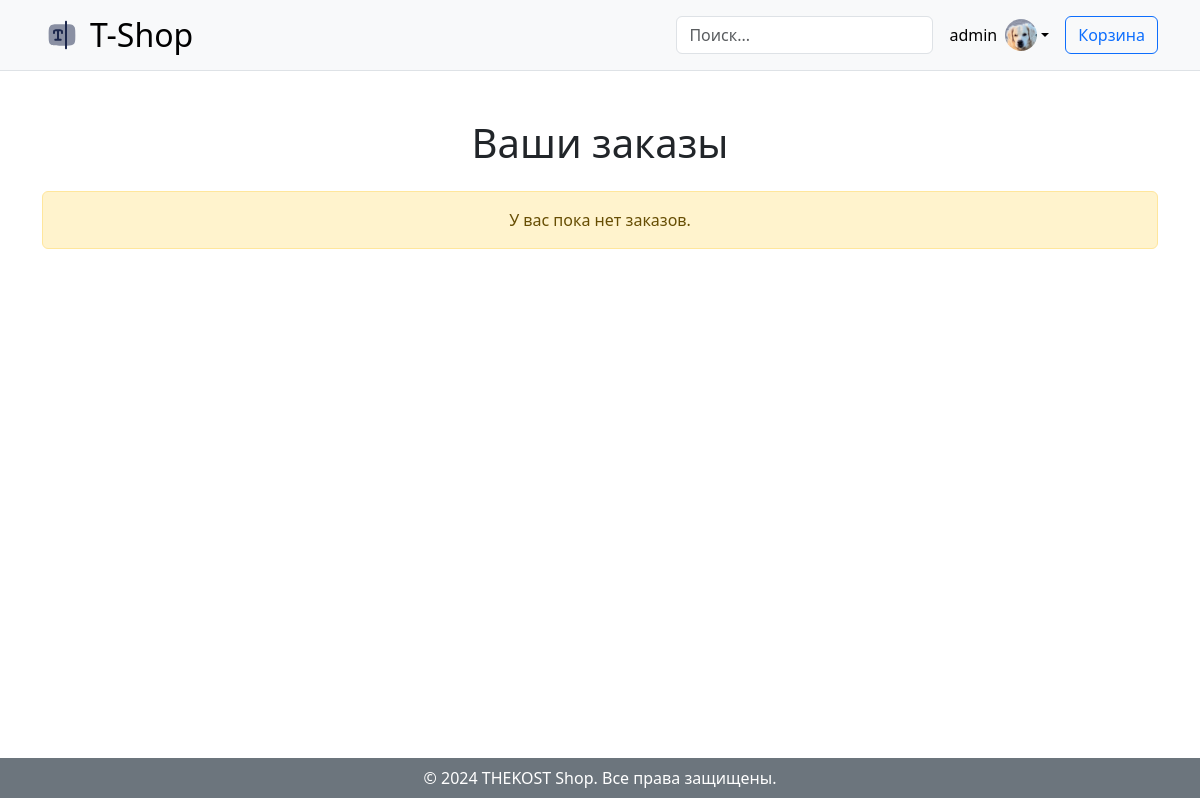
The page /shop/orders/ (signed in) on the database its author committed.
### user_profile/models.py (models this page shows, shortened)
class User(AbstractUser):
    email = models.EmailField(
        max_length=150,
        unique=True,
        error_messages={
            "unique": "Адрес электронной почты должен быть уникальным"
        }
    )
    profile_image = models.ImageField(
        null=True,
        blank=True,
        upload_to="profile_images"
    )
    followers = models.ManyToManyField("Follow")
    REQUIRED_FIELDS = ["email"]
    objects = CustomUserManager()
    def get_profile_picture(self):
        url = ""
        try:
            url = self.profile_image.url
        except:
            url = ""
        return url

### shop/views.py (the view, shortened to what this page needs)
# urls.py: path('orders/', UserOrdersView.as_view(), name='user_orders'),
class UserOrdersView(LoginRequiredMixin, View):
    def get(self, request):
        orders = Order.objects.filter(user=request.user).order_by('-created_at')
        orders_with_totals = []
        return render(request, 'shop/order/user_orders.html', {'orders_with_totals': orders_with_totals})

### blog/context_processors.py (called while the page is built)
def get_all_categories(request):
    categories = Category.objects.all()
    context = {
        "categories": categories
    }
    return context

### templates/shop/order/user_orders.html
{% extends 'shop/base/base.html' %}
{% block content %}
    <div class="container py-5">
        <h1 class="mb-4 text-center">Ваши заказы</h1>
        {% if orders_with_totals %}
            <div class="table-responsive">
                <table class="table table-bordered table-hover align-middle">
                    <thead class="table-dark">
                    <tr>
                        <th scope="col">Номер заказа</th>
                        <th scope="col">Дата</th>
                        <th scope="col">Статус</th>
                        <th scope="col">Сумма</th>
                        <th scope="col">Детали</th>
                    </tr>
                    </thead>
                    <tbody>
                    {% for entry in orders_with_totals %}
                        <tr>
                            <td>
                                <strong>#{{ entry.order.id }}</strong>
                            </td>
                            <td>{{ entry.order.created_at|date:"d.m.Y H:i" }}</td>
                            <td>
                                <span class="badge
                                    {% if entry.order.status == 'confirmation' %}
                                        bg-warning text-dark
                                    {% elif entry.order.status == 'in_transit' %}
                                        bg-info text-white
                                    {% elif entry.order.status == 'completed' %}
                                        bg-success
                                    {% endif %}
                                ">
                                    {{ entry.order.get_status_display }}
                                </span>
                            </td>
                            <td><strong>{{ entry.total_price }} ₽</strong></td>
                            <td>
                                <a href="{% url 'order_detail' entry.order.id %}" class="btn btn-secondary btn-sm">
                                    Посмотреть
                                </a>
                            </td>
                        </tr>
                    {% endfor %}
                    </tbody>
                </table>
            </div>
        {% else %}
            <div class="alert alert-warning text-center" role="alert">
                У вас пока нет заказов.
            </div>
        {% endif %}
    </div>
{% endblock %}

### templates/shop/base/header.html (shortened to what this page needs)
{% load static %}
<header class="p-3 bg-light border-bottom">
    <div class="container">
        <div class="d-flex flex-wrap align-items-center justify-content-center justify-content-lg-start">
            <a href="{% url 'shop' %}" class="d-flex align-items-center mb-2 mb-lg-0 link-body-emphasis text-decoration-none">
                <img src="{% static 'images/logo.svg' %}" alt="TheKost Shop" width="40" height="32" class="me-2">
                <h2 class="my-0">T-Shop</h2>
            </a>
            <form action="{% url 'search_results' %}" method="get" class="col-12 col-lg-auto mb-3 mb-lg-0 me-lg-3">
                <input type="search" name="q" class="form-control" placeholder="Поиск..." aria-label="Поиск" required>
            </form>
            <div class="dropdown text-end">
                {% if request.user.is_authenticated %}
                    <a href="{% url 'profile' %}" class="d-flex align-items-center link-body-emphasis text-decoration-none dropdown-toggle" data-bs-toggle="dropdown" aria-expanded="false">
                        <span class="me-2">{{ request.user.username }}</span>
                        <img src="{{ request.user.get_profile_picture }}" alt="profile" width="32" height="32" class="rounded-circle">
                    </a>
                {% else %}
                    <li class="nav-item">
                        <a class="nav-link" href="{% url 'login' %}">Войти</a>
                    </li>
                {% endif %}
            </div>
            <div class="ms-3">
                <a href="{% url 'cart' %}" class="btn btn-outline-primary position-relative">
                Корзина
                </a>
            </div>
        </div>
    </div>
</header>

### rows shown on the page
User: user.username "admin", user.get_profile_picture (picture)
